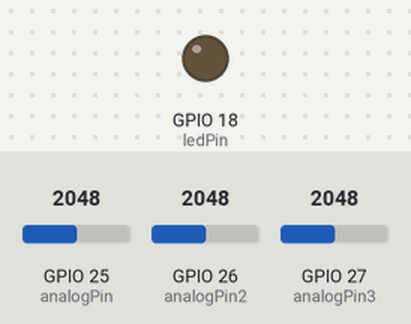
Recording of a sketch running on a simulated ESP32. Parts: output pins drawn as LEDs (lit = HIGH). The inputs (shaded band) are chosen by the test bench; at power-on: GPIO 25 (analogPin) = 2048, GPIO 26 (analogPin2) = 2048, GPIO 27 (analogPin3) = 2048. WiFi joins after 1.5 s; servers stay silent unless stated; the local clock reads 2024-03-15 10:24:30 at power-on unless the sketch sets it; what the sketch prints to the serial monitor is not drawn.

Above: at 0.1 s.
At 2.6 s:
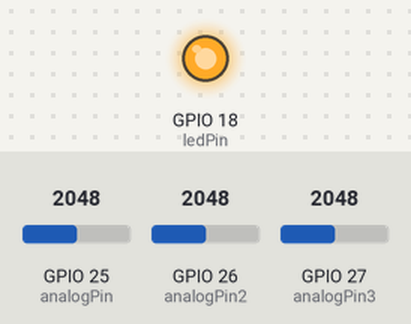
Timing chart, 0 to 4.1 s (numbered marks = the images above):
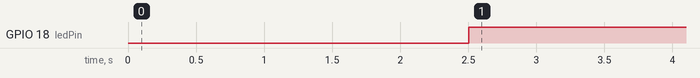

Measured:
- by itself, GPIO 18 (ledPin): LOW → HIGH at 2.5 s

The sketch:

e59a1e52ce875587.ino
```cpp
#include <WiFi.h>
#include "time.h"
int analogPin = 25;
int analogPin2 = 26;
int analogPin3 = 27;
int ledPin = 18;
int ledPin2 = 19;
int ledPin3 = 5;
int room =0;
int room2 =0;
int room3 =0;
int stateus_room=0;
int stateus_room2=0;
int stateus_room3=0;
const char* ssid     = ".";
const char* password = "whawha23";

const char* ntpServer = " time2.navy.mi.th";
const long  gmtOffset_sec = 0;
const int   daylightOffset_sec = 3600;

void setup(){
  Serial.begin(9600);
  pinMode(ledPin, OUTPUT);
  // Connect to Wi-Fi
  Serial.print("Connecting to ");
  Serial.println(ssid);
  WiFi.begin(ssid, password);
  while (WiFi.status() != WL_CONNECTED) {
    delay(500);
    Serial.print(".");
  }
  Serial.println("");
  Serial.println("WiFi connected.");

  // Init and get the time
  configTime(gmtOffset_sec, daylightOffset_sec, ntpServer);
  printLocalTime();

  //disconnect WiFi as it's no longer needed
  WiFi.disconnect(true);
  WiFi.mode(WIFI_OFF);
}

void loop(){
  delay(1000);
  printLocalTime();
  room = analogRead(analogPin);
  room2 = analogRead(analogPin2);
  room3 = analogRead(analogPin3);
  Serial.print("room = ");
  Serial.println(room);

  if (room < 3500) {
      digitalWrite(ledPin, HIGH);
      stateus_room=1;
      //ใส่ส่วนที่ส่งหาbackendส่งstateusและเวลา
     }
  else{
      digitalWrite(ledPin,LOW);
      stateus_room=0;
      //ใส่ส่วนที่ส่งหาbackendส่งstateusและเวลา
   }

   if (room2 < 3500) {
      digitalWrite(ledPin2, HIGH);
      stateus_room2=1;
      //ใส่ส่วนที่ส่งหาbackendส่งstateusและเวลา
    }
  else{
      digitalWrite(ledPin2,LOW);
      stateus_room2=0;
      //ใส่ส่วนที่ส่งหาbackendส่งstateusและเวลา
  }
  if (room3 < 3500) {
      digitalWrite(ledPin3, HIGH);
      stateus_room3=1;
      //ใส่ส่วนที่ส่งหาbackendส่งstateusและเวลา
    }
  else{
      digitalWrite(ledPin3,LOW);
      stateus_room3=0;
      //ใส่ส่วนที่ส่งหาbackendส่งstateusและเวลา
  }

}

void printLocalTime(){
  struct tm timeinfo;
  if(!getLocalTime(&timeinfo)){
    Serial.println("Failed to obtain time");
    return;
  }
  Serial.println(&timeinfo, "%A, %B %d %Y  int(%H)+7:%M:%S");
  Serial.println();
}
```
